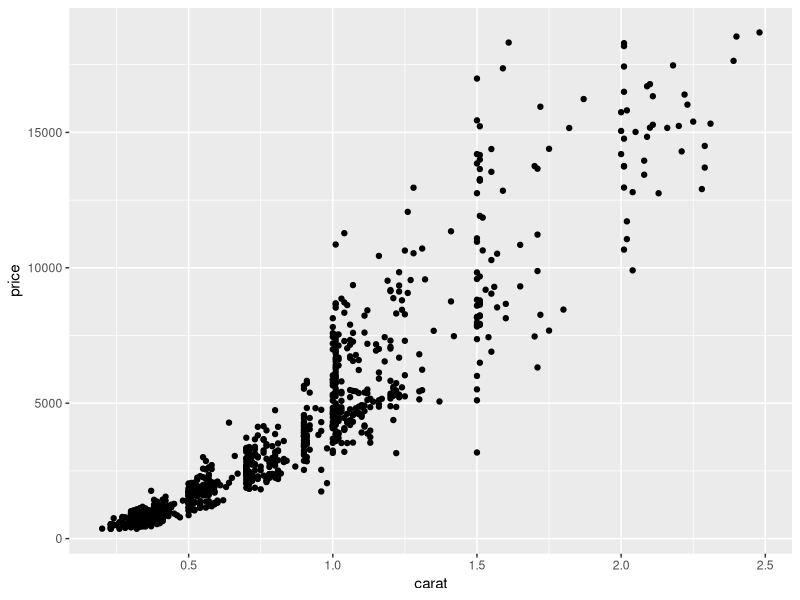
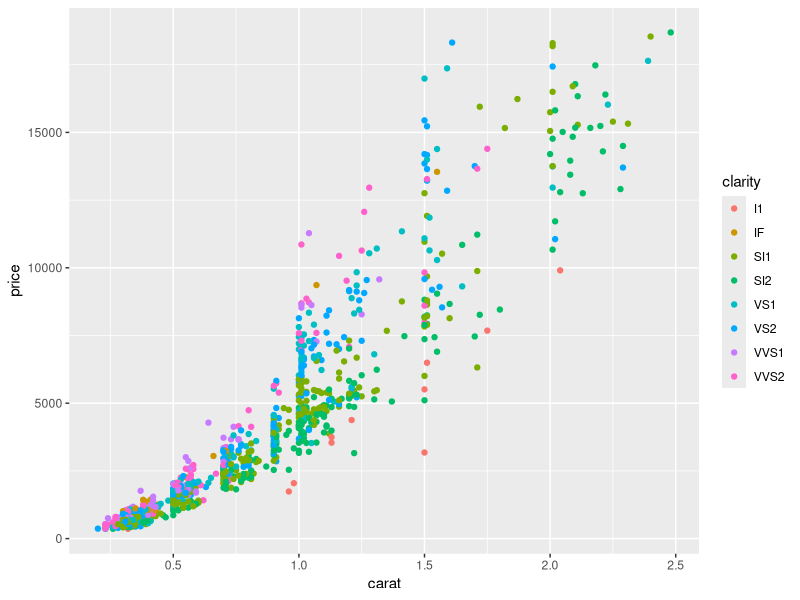
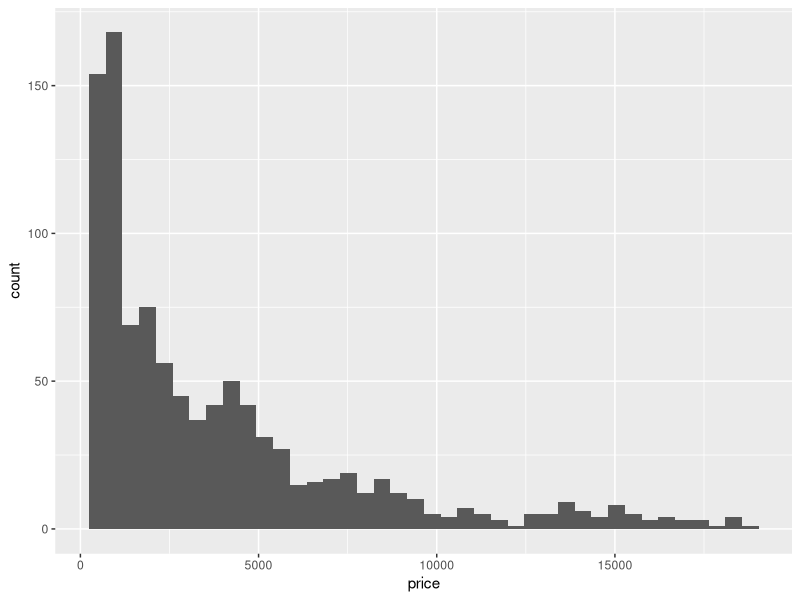
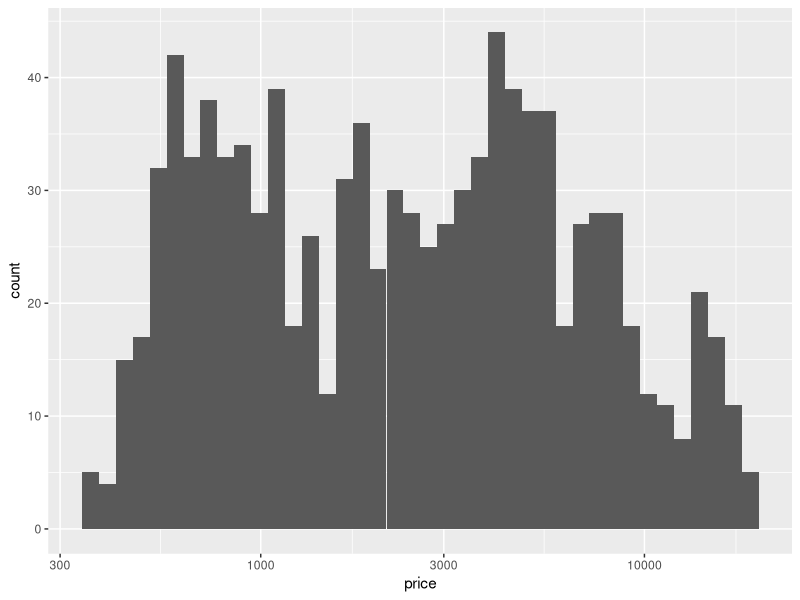
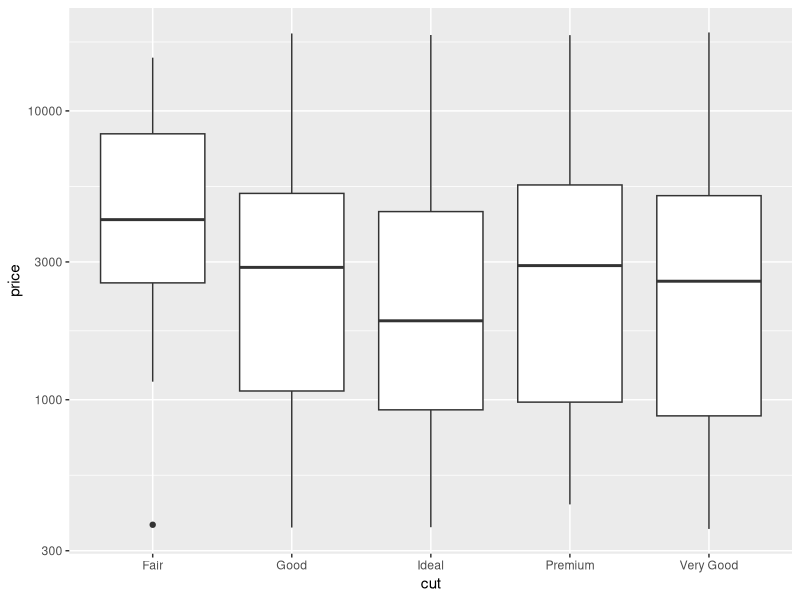
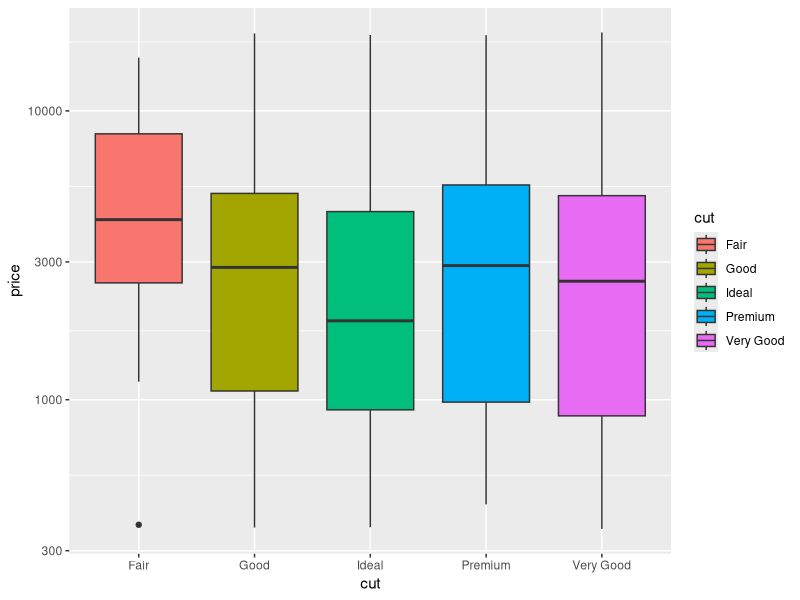
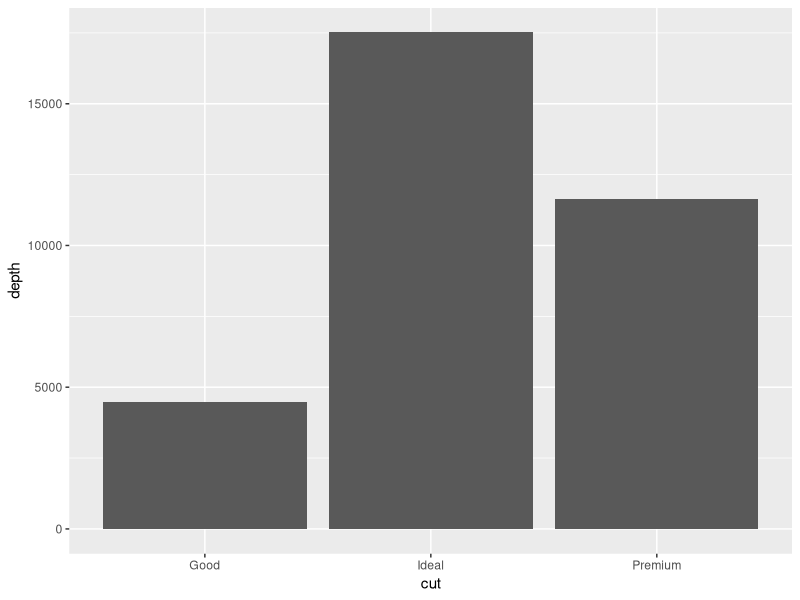
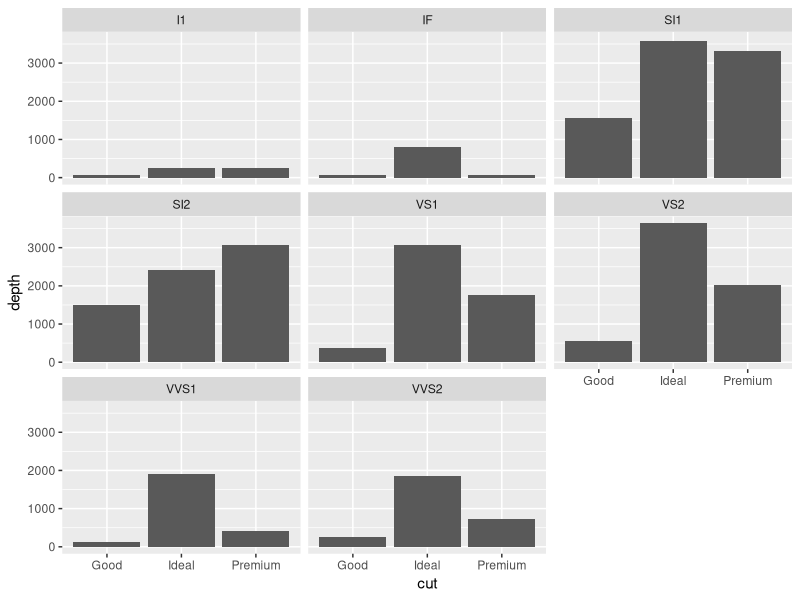

Write the R code that produced these figures, in order.
## ---- chunk 1
#Homework-4
#Karen Bibiana Ixcoy Sanchez

library(tidyverse)
library(dplyr)
library(ggplot2)


diamonds <- read.csv("diamonds.csv")
str(diamonds)

# Gráfico de dispersión carat vs price
scatter_plot <- ggplot(diamonds, aes(x = carat, y = price)) +
  geom_point()
print(scatter_plot)

# Mapeando color con la variable clarity
scatter_plot_color <- scatter_plot + aes(color = clarity)
print(scatter_plot_color)

#Histograma
hist_plot <- ggplot(diamonds, aes(x = price)) +
  geom_histogram(bins = 40)
print(hist_plot)

#Escala logarítmica
hist_log_plot <- hist_plot + scale_x_log10()
print(hist_log_plot)

#Paso 3
boxplot_plot <- ggplot(diamonds, aes(x = cut, y = price)) +
  geom_boxplot() +
  scale_y_log10()
print(boxplot_plot)


boxplot_color <- boxplot_plot + aes(fill = cut)
print(boxplot_color)

#Paso 4

filtered_price <- diamonds %>%
  filter(price > 1000 & cut %in% c("Good", "Ideal", "Premium"))

#Grafico de barras
bar_plot <- ggplot(filtered_price, aes(x = cut, y = depth)) +
  geom_bar(stat = "identity")
print(bar_plot)


facet_plot <- bar_plot + facet_wrap(~ clarity)
print(facet_plot)


facet_plot_fill <- facet_plot + aes(fill = clarity)
print(facet_plot_fill)

# Grouping and summarizing

# 1
media_dimension_diamond <- diamonds %>%
  group_by(cut) %>%
  summarize(mediaX = mean(x), mediaY = mean(y), mediaZ = mean(z))
print(media_dimension_diamond)

# 2 Min y Max
cut_premium <- diamonds %>%
  filter(cut == "Premium") %>%
  group_by(clarity) %>%
  summarize(minPrice = min(price), maxPrice = max(price))
print(cut_premium)

# 3
bar_plot_premium <- ggplot(cut_premium, aes(x = clarity, y = maxPrice, fill = clarity)) +
  geom_bar(stat = "identity")
print(bar_plot_premium)



